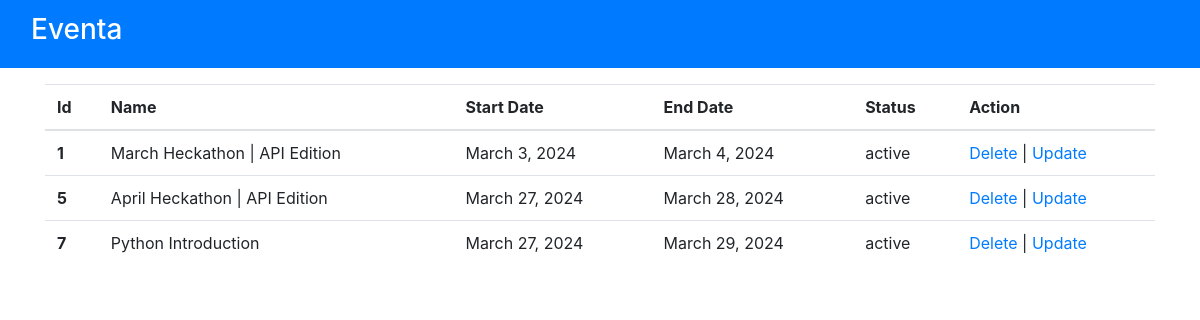
The app's page /admin-upcoming-event/ with its own data.
### event/models.py (models this page shows, shortened)
class Event(models.Model):
    category = models.ForeignKey(EventCategory, on_delete=models.CASCADE)
    name = models.CharField(max_length=255, unique=True)
    uid = models.PositiveIntegerField(unique=True)
    description = models.TextField()
    image = models.ImageField(upload_to='event_category/', null=True, blank=True)
    select_scheduled_status = (
        ('yet to scheduled', 'Yet to Scheduled'),
        ('scheduled', 'Scheduled')
    )
    scheduled_status = models.CharField(max_length=25, choices=select_scheduled_status)
    venue = models.CharField(max_length=255)
    start_date = models.DateField()
    end_date = models.DateField()
    created_user = models.ForeignKey(User, on_delete=models.CASCADE, blank=True, null=True,
                                     related_name='event_created_user')
    updated_user = models.ForeignKey(User, on_delete=models.CASCADE, blank=True, null=True,
                                     related_name='event_updated_user')
    created_date = models.DateField(auto_now_add=True)
    updated_date = models.DateField(auto_now_add=True)
    status_choice = (
        ('disabled', 'Disabled'),
        ('active', 'Active'),
        ('deleted', 'Deleted'),
        ('time out', 'Time Out'),
        ('completed', 'Completed'),
        ('cancel', 'Cancel'),
    )
    status = models.CharField(choices=status_choice, max_length=10)
    participants = models.ManyToManyField(User, blank=True, related_name='events')

### event/views.py (the view)
# urls.py: path('admin-upcoming-event/', views.admin_upcoming_event, name='admin-upcoming-event'),
def admin_upcoming_event(request):
    events = Event.objects.filter(status='active')
    context = {'events': events}
    return render(request, 'admin/upcoming_event.html', context)

### event/templates/admin/upcoming_event.html (shortened to what this page needs)
{% extends 'admin/admin_base.html' %}
{% block content %}
<div class="container my-3">
<table class="table table-hover">
  <thead>
    <tr>
      <th scope="col">Id</th>
      <th scope="col">Name</th>
      <th scope="col">Start Date</th>
      <th scope="col">End Date</th>
        <th scope="col">Status</th>
      <th scope="col">Action</th>
    </tr>
  </thead>
  <tbody>
  {% for event in events%}
    <tr>
      <th scope="row">{{event.id}}</th>
      <td>{{event.name}}</td>
      <td>{{event.start_date}}</td>
      <td>{{event.end_date}}</td>
        <td>{{event.status}}</td>
      <td><a href="{% url 'delete-event' event.id %}">Delete</a> | <a href="{% url 'update-event' event.id %}">Update</a> </td>
    </tr>
  {% endfor %}
  </tbody>
</table>
</div>
{% endblock content %}

### records on screen
Event: id "1", name "March Heckathon | API Edition", start_date "March 3, 2024", end_date "March 4, 2024", status "active"
Event: id "5", name "April Heckathon | API Edition", start_date "March 27, 2024", end_date "March 28, 2024", status "active"
Event: id "7", name "Python Introduction", start_date "March 27, 2024", end_date "March 29, 2024", status "active"
